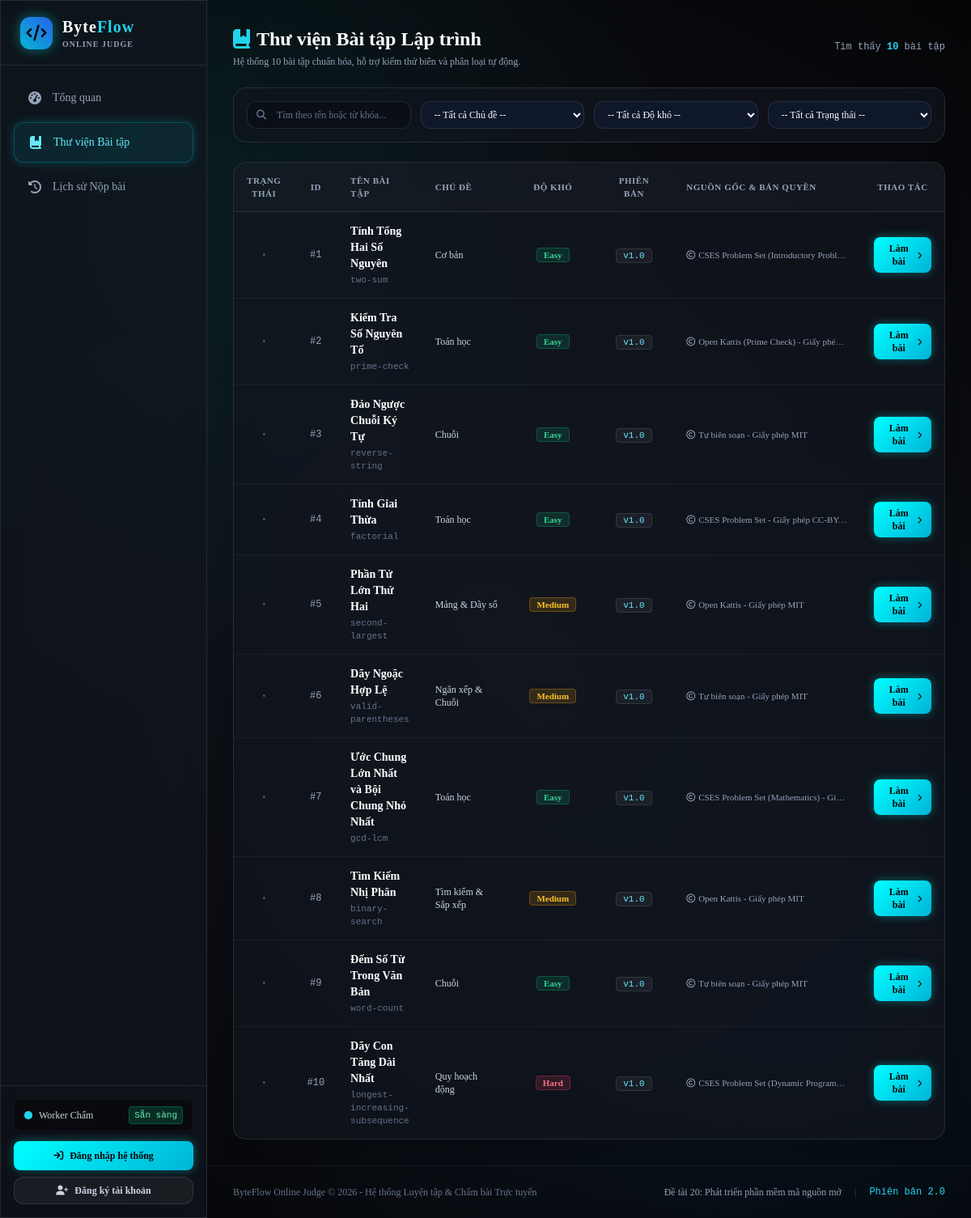
/problems.php, run on the app's committed database.
### tables this page shows
CREATE TABLE `problems` (
  `id` INT AUTO_INCREMENT PRIMARY KEY,
  `slug` VARCHAR(100) NOT NULL UNIQUE,
  `title` VARCHAR(200) NOT NULL,
  `topic` VARCHAR(100) NOT NULL,
  `difficulty` ENUM('Easy', 'Medium', 'Hard') NOT NULL DEFAULT 'Easy',
  `current_version_id` INT NULL COMMENT 'Trỏ đến phiên bản bộ dữ liệu đang hiệu lực',
  `source_attribution` TEXT NULL COMMENT 'Nguồn gốc hợp lệ & giấy phép sử dụng (VD: CSES, Kattis, MIT)',
  `is_public` TINYINT(1) NOT NULL DEFAULT 1 COMMENT '1 = Công khai; 0 = Chỉ trong lớp học',
  `visibility` ENUM('public', 'hidden', 'exam_only') NOT NULL DEFAULT 'public' COMMENT 'public = Công khai; hidden = Ẩn bảo trì; exam_only = Phòng thi riêng',
  `created_by` INT NOT NULL,
  `created_at` DATETIME NOT NULL DEFAULT CURRENT_TIMESTAMP,
  `deleted_at` DATETIME NULL DEFAULT NULL COMMENT 'Thời điểm xóa mềm (NULL = đang hoạt động)',
  INDEX `idx_problems_difficulty` (`difficulty`),
  INDEX `idx_problems_topic` (`topic`),
  INDEX `idx_problems_creator` (`created_by`),
  INDEX `idx_problems_visibility` (`visibility`),
  INDEX `idx_problems_deleted_at` (`deleted_at`),
  CONSTRAINT `fk_problems_creator` FOREIGN KEY (`created_by`) REFERENCES `users` (`id`) ON DELETE CASCADE
);

CREATE TABLE `problem_versions` (
  `id` INT AUTO_INCREMENT PRIMARY KEY,
  `problem_id` INT NOT NULL,
  `version_number` INT NOT NULL DEFAULT 1,
  `description` LONGTEXT NOT NULL,
  `input_description` TEXT NOT NULL,
  `output_description` TEXT NOT NULL,
  `constraints` TEXT NOT NULL,
  `time_limit_ms` INT NOT NULL DEFAULT 1000 COMMENT 'Giới hạn thời gian (mili-giây)',
  `memory_limit_kb` INT NOT NULL DEFAULT 262144 COMMENT 'Giới hạn bộ nhớ (KB)',
  `changelog` TEXT NULL COMMENT 'Mô tả thay đổi so với phiên bản trước',
  `created_by` INT NOT NULL,
  `created_at` DATETIME NOT NULL DEFAULT CURRENT_TIMESTAMP,
  UNIQUE KEY `uq_problem_version` (`problem_id`, `version_number`),
  INDEX `idx_pv_problem` (`problem_id`),
  CONSTRAINT `fk_pv_problem` FOREIGN KEY (`problem_id`) REFERENCES `problems` (`id`) ON DELETE CASCADE,
  CONSTRAINT `fk_pv_creator` FOREIGN KEY (`created_by`) REFERENCES `users` (`id`) ON DELETE CASCADE
);

### core/Security.php (called while the page is built, shortened)
<?php
class Security
{
    public static function escape(?string $str): string
    {
        return htmlspecialchars($str, ENT_QUOTES | ENT_SUBSTITUTE, 'UTF-8');
    }
}

### problems.php (the view, shortened to what this page needs)
<?php
require_once __DIR__ . '/core/Security.php';
$pdo = getDbConnection();
$searchKeyword    = trim((string)($_GET['q'] ?? ''));
$whereClauses = ["p.is_public = 1", "p.deleted_at IS NULL"];
$params = [];
$whereSql = implode(' AND ', $whereClauses);
$stmt = $pdo->prepare("
    SELECT p.id, p.slug, p.title, p.topic, p.difficulty, p.source_attribution,
           pv.id as version_id, pv.version_number, pv.time_limit_ms, pv.memory_limit_kb,
           u.username as creator_username, u.full_name as creator_name
    FROM problems p
    JOIN problem_versions pv ON p.current_version_id = pv.id
    LEFT JOIN users u ON p.created_by = u.id
    WHERE {$whereSql}
    ORDER BY p.id ASC
");
$stmt->execute($params);
$problems = $stmt->fetchAll();
$solvedMap = [];
require_once __DIR__ . '/includes/header.php';
require_once __DIR__ . '/includes/sidebar.php';
?>
<div class="pl-64 min-h-screen flex flex-col w-full">
  <main class="p-8 max-w-7xl w-full mx-auto space-y-6 flex-1">
    <div class="flex flex-col sm:flex-row sm:items-center sm:justify-between gap-4">
      <div>
        <h1 class="text-2xl font-black text-white flex items-center space-x-2">
          <i class="fa-solid fa-book-bookmark text-cyan-400"></i>
          <span>Thư viện Bài tập Lập trình</span>
        </h1>
        <p class="text-xs text-slate-400 mt-1">
          Hệ thống 10 bài tập chuẩn hóa, hỗ trợ kiểm thử biên và phân loại tự động.
        </p>
      </div>
      <div class="flex items-center space-x-3">
        <div class="text-xs text-slate-400 font-mono">
          Tìm thấy <span class="text-cyan-400 font-bold"><?= count($problems) ?></span> bài tập
        </div>
      </div>
    </div>
    <form action="" method="GET" class="glass-panel rounded-2xl p-4 border border-white/10 grid grid-cols-1 sm:grid-cols-2 lg:grid-cols-4 gap-3">
      <div class="relative">
        <span class="absolute inset-y-0 left-0 flex items-center pl-3 text-slate-500">
          <i class="fa-solid fa-magnifying-glass text-xs"></i>
        </span>
        <input type="text" name="q" value="<?= Security::escape($searchKeyword) ?>"
          placeholder="Tìm theo tên hoặc từ khóa..."
          class="w-full glass-input rounded-xl py-2 pl-9 pr-3 text-xs placeholder-slate-500">
      </div>
      <div>
        <select name="topic" onchange="this.form.submit()" class="w-full glass-input rounded-xl py-2 px-3 text-xs bg-slate-900">
          <option value="">-- Tất cả Chủ đề --</option>
        </select>
      </div>
      <div>
        <select name="difficulty" onchange="this.form.submit()" class="w-full glass-input rounded-xl py-2 px-3 text-xs bg-slate-900">
          <option value="">-- Tất cả Độ khó --</option>
        </select>
      </div>
      <div class="flex items-center space-x-2">
        <select name="status" onchange="this.form.submit()" class="w-full glass-input rounded-xl py-2 px-3 text-xs bg-slate-900">
          <option value="">-- Tất cả Trạng thái --</option>
        </select>
      </div>
    </form>
    <div class="glass-panel rounded-2xl overflow-hidden border border-white/10 shadow-xl">
      <div class="overflow-x-auto">
        <table class="w-full text-left text-xs border-collapse">
          <thead>
            <tr class="border-b border-white/10 bg-white/[0.02] text-slate-400 uppercase font-semibold tracking-wider text-[11px]">
              <th class="py-3.5 px-4 w-16 text-center">Trạng thái</th>
              <th class="py-3.5 px-4 w-12 text-center">ID</th>
              <th class="py-3.5 px-4">Tên Bài tập</th>
              <th class="py-3.5 px-4 w-36">Chủ đề</th>
              <th class="py-3.5 px-4 w-28 text-center">Độ khó</th>
              <th class="py-3.5 px-4 w-28 text-center">Phiên bản</th>
              <th class="py-3.5 px-4 w-44">Nguồn gốc & Bản quyền</th>
              <th class="py-3.5 px-4 w-28 text-center">Thao tác</th>
            </tr>
          </thead>
          <tbody class="divide-y divide-white/5">
            <?php if (empty($problems)): ?>
              <tr>
                <td colspan="8" class="py-12 text-center text-slate-500 text-xs">
                  Không tìm thấy bài tập nào phù hợp với bộ lọc hiện tại.
                </td>
              </tr>
            <?php else: ?>
              <?php foreach ($problems as $p): ?>
                <?php
                  $isSolved = isset($solvedMap[$p['id']]);
                  $diffBadge = match($p['difficulty']) {
                    'Easy'   => 'bg-emerald-500/15 text-emerald-400 border-emerald-500/30',
                    'Medium' => 'bg-amber-500/15 text-amber-400 border-amber-500/30',
                    'Hard'   => 'bg-rose-500/15 text-rose-400 border-rose-500/30',
                    default  => 'bg-slate-500/15 text-slate-400'
                  };
                ?>
                <tr class="hover:bg-white/[0.03] transition-colors group">
                  <td class="py-3.5 px-4 text-center">
                    <?php if ($isSolved): ?>
                      <span title="Đã hoàn thành AC" class="text-emerald-400 text-sm">
                        <i class="fa-solid fa-circle-check"></i>
                      </span>
                    <?php else: ?>
                      <span class="text-slate-600 text-xs">•</span>
                    <?php endif; ?>
                  </td>
                  <td class="py-3.5 px-4 text-center font-mono text-slate-400">
                    #<?= $p['id'] ?>
                  </td>
                  <td class="py-3.5 px-4">
                    <a href="/BaiTapLon/solve.php?id=<?= $p['id'] ?>" class="font-bold text-white group-hover:text-cyan-400 transition-colors text-sm">
                      <?= Security::escape($p['title']) ?>
                    </a>
                    <div class="text-[11px] text-slate-500 font-mono mt-0.5 flex items-center space-x-2">
                      <span><?= Security::escape($p['slug']) ?></span>
                    </div>
                  </td>
                  <td class="py-3.5 px-4 text-slate-300">
                    <?= Security::escape($p['topic']) ?>
                  </td>
                  <td class="py-3.5 px-4 text-center">
                    <span class="px-2 py-0.5 rounded text-[11px] font-bold border <?= $diffBadge ?>">
                      <?= $p['difficulty'] ?>
                    </span>
                  </td>
                  <td class="py-3.5 px-4 text-center">
                    <span class="px-2 py-0.5 rounded text-[11px] font-mono bg-white/5 border border-white/10 text-cyan-300">
                      v<?= $p['version_number'] ?>.0
                    </span>
                  </td>
                  <td class="py-3.5 px-4 text-slate-400 text-[11px]">
                    <div class="truncate max-w-[200px]" title="<?= Security::escape($p['source_attribution']) ?>">
                      <i class="fa-regular fa-copyright mr-1"></i><?= Security::escape($p['source_attribution']) ?>
                    </div>
                  </td>
                  <td class="py-3.5 px-4 text-center">
                    <a href="/BaiTapLon/solve.php?id=<?= $p['id'] ?>" class="btn-cyan text-xs py-1.5 px-3 inline-flex items-center space-x-1">
                      <span>Làm bài</span>
                      <i class="fa-solid fa-chevron-right text-[9px]"></i>
                    </a>
                  </td>
                </tr>
              <?php endforeach; ?>
            <?php endif; ?>
          </tbody>
        </table>
      </div>
    </div>
  </main>
<?php require_once __DIR__ . '/includes/footer.php'; ?>

### assets/css/style.css (style rules this page uses)
:root { --bg-deep: #050507; --bg-card: rgba(18, 22, 31, 0.7); --bg-card-subtle: rgba(25, 30, 42, 0.55); --bg-input: rgba(10, 13, 20, 0.65); --border-glass: rgba(255, 255, 255, 0.1); --border-glass-hover: rgba(0, 255, 255, 0.4); --cyan-accent: #00FFFF; --cyan-glow: rgba(0, 255, 255, 0.35); --font-sans: 'Times New Roman', Times, serif; --font-mono: 'JetBrains Mono', monospace; }
body { font-family: var(--font-sans); background-color: var(--bg-deep); color: #E2E8F0; overflow-x: hidden; min-height: 100vh; }
.glass-panel { background: var(--bg-card); backdrop-filter: blur(16px); -webkit-backdrop-filter: blur(16px); border: 1px solid var(--border-glass); }
.glass-input { background: var(--bg-input); border: 1px solid var(--border-glass); color: #F8FAFC; transition: all 0.2s ease; }
.btn-cyan { background: linear-gradient(135deg, #00FFFF 0%, #00B4D8 100%); color: #050507; font-weight: 600; border-radius: 0.5rem; padding: 0.5rem 1.25rem; transition: all 0.25s ease; box-shadow: 0 0 12px rgba(0, 255, 255, 0.35); }

### data on the page
problems: id "1", title "Tính Tổng Hai Số Nguyên", slug "two-sum", topic "Cơ bản", difficulty "Easy", current_version.version_number "1", source_attribution "CSES Problem Set (Introductory Probl…"
problems: id "2", title "Kiểm Tra Số Nguyên Tố", slug "prime-check", topic "Toán học", difficulty "Easy", current_version.version_number "1", source_attribution "Open Kattis (Prime Check) - Giấy phé…"
problems: id "3", title "Đảo Ngược Chuỗi Ký Tự", slug "reverse-string", topic "Chuỗi", difficulty "Easy", current_version.version_number "1", source_attribution "Tự biên soạn - Giấy phép MIT"
problems: id "4", title "Tính Giai Thừa", slug "factorial", topic "Toán học", difficulty "Easy", current_version.version_number "1", source_attribution "CSES Problem Set - Giấy phép CC-BY…"
problems: id "5", title "Phần Tử Lớn Thứ Hai", slug "second-largest", topic "Mảng & Dãy số", difficulty "Medium", current_version.version_number "1", source_attribution "Open Kattis - Giấy phép MIT"
problems: id "6", title "Dãy Ngoặc Hợp Lệ", slug "valid-parentheses", topic "Ngăn xếp & Chuỗi", difficulty "Medium", current_version.version_number "1", source_attribution "Tự biên soạn - Giấy phép MIT"
problems: id "7", title "Ước Chung Lớn Nhất và Bội Chung Nhỏ Nhất", slug "gcd-lcm", topic "Toán học", difficulty "Easy", current_version.version_number "1", source_attribution "CSES Problem Set (Mathematics) - Gi…"
problems: id "8", title "Tìm Kiếm Nhị Phân", slug "binary-search", topic "Tìm kiếm & Sắp xếp", difficulty "Medium", current_version.version_number "1", source_attribution "Open Kattis - Giấy phép MIT"
problems: id "9", title "Đếm Số Từ Trong Văn Bản", slug "word-count", topic "Chuỗi", difficulty "Easy", current_version.version_number "1", source_attribution "Tự biên soạn - Giấy phép MIT"
problems: id "10", title "Dãy Con Tăng Dài Nhất", slug "longest-increasing-subsequence", topic "Quy hoạch động", difficulty "Hard", current_version.version_number "1", source_attribution "CSES Problem Set (Dynamic Program…"

### other printed values
count($problems) "10"
